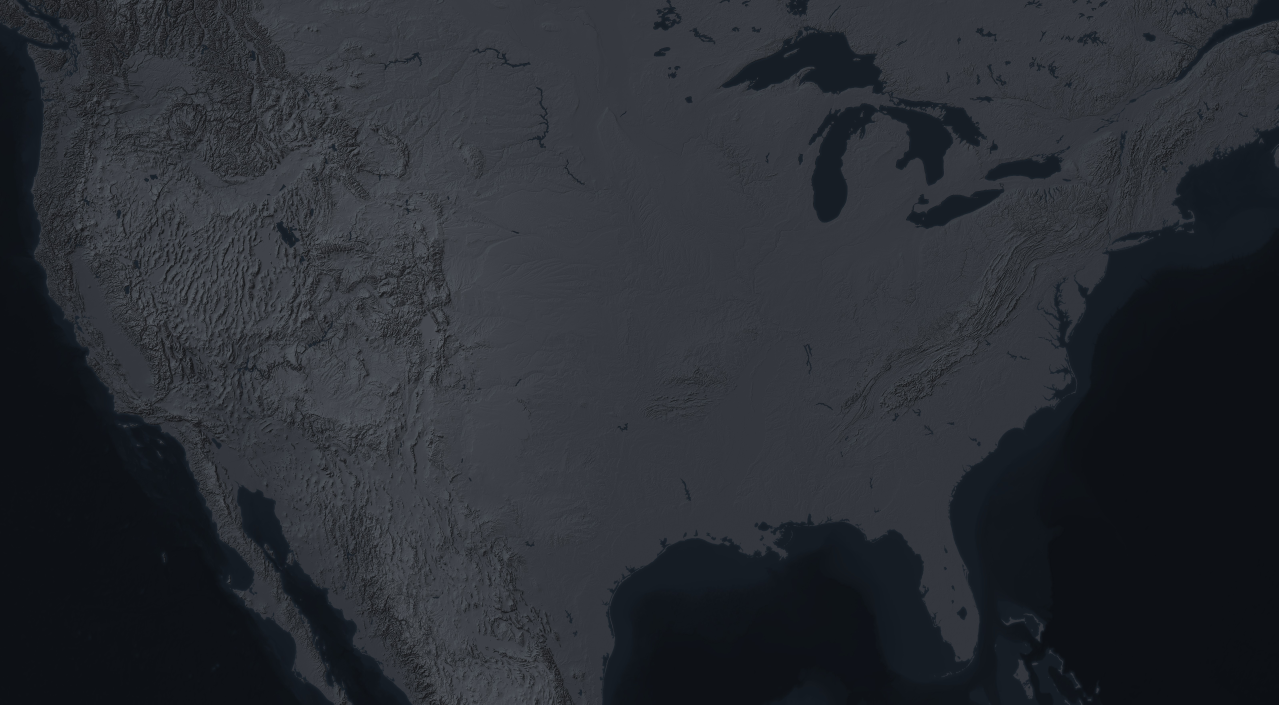
#> input picture assets/maps/kit/us_night.jpg, 6392 x 3524 px, found by its file name (shown at 1/5 size)
$ python nvs10_assets.py
#> lines starting #> are read from the running program, lines starting #| are printed output that depends on the picture
"""nvs10 derived assets: US night crop around Memphis + state/river overlay + Tennessee fill, Colossus aerial inset crop."""
import re
from PIL import Image
K = 'assets/maps/kit/'
OUT = 'assets/nvidia/nvs10/derived/'
X0, Y0, W, H = 2000, 600, 3600, 2500          # crop of us_night (6392x3524 px space)
Image.open(K + 'us_night.jpg').crop((X0, Y0, X0 + W, Y0 + H)).save(OUT + 'us_night_memphis.jpg', quality=88)
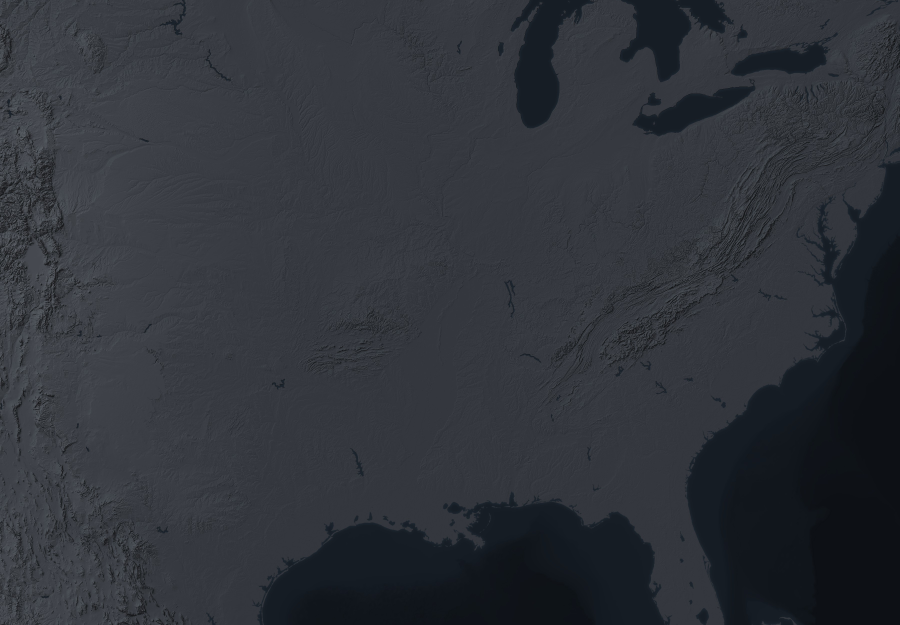
#> saved as us_night_memphis.jpg: PIL image 3600x2500 RGB (shown at 1/4 size); mean R, G, B 47.7, 51.2, 58
#> (the run stopped early here; a loop or call above may not have finished)

$ run again, with assets/maps/kit/aerial_asuncion_banco_central_z18.jpg copied over assets/maps/kit/us_night.jpg
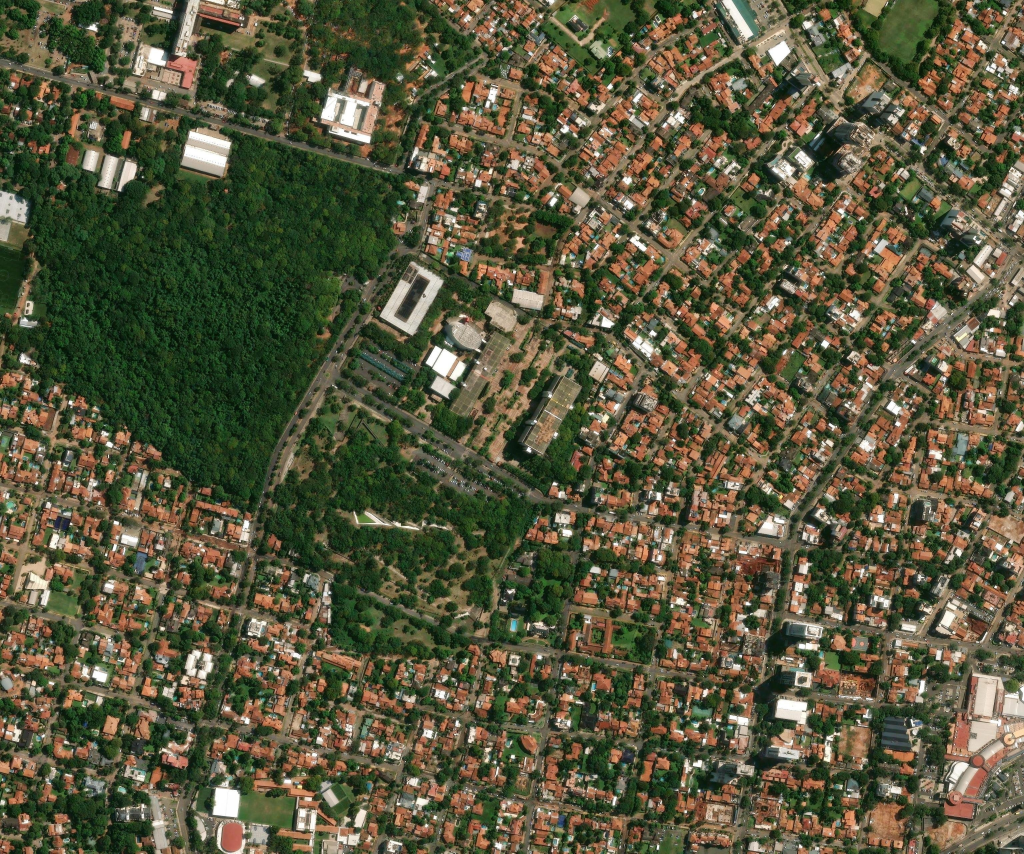
#> input picture assets/maps/kit/aerial_asuncion_banco_central_z18.jpg, 3072 x 2560 px, found by its file name (shown at 1/3 size)
#> `Image.open(K + 'us_night.jpg').crop((X0, Y0, X0 + W, Y0 + H)).save(OUT..`:
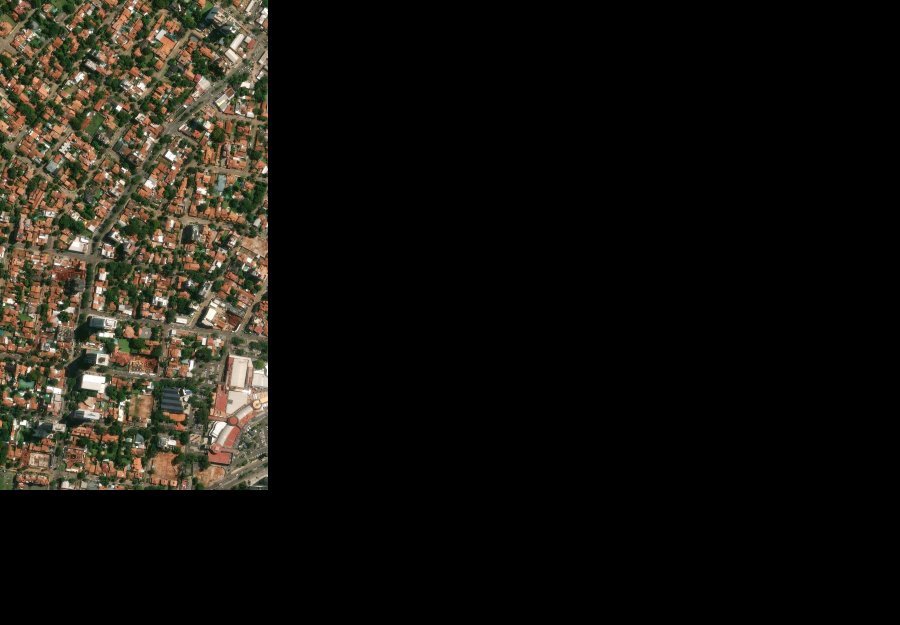
#> saved as us_night_memphis.jpg: PIL image 3600x2500 RGB (shown at 1/4 size); mean R, G, B 24.2, 21.9, 16.3

$ run again, with assets/maps/kit/aerial_asuncion_congress_z18.jpg copied over assets/maps/kit/us_night.jpg
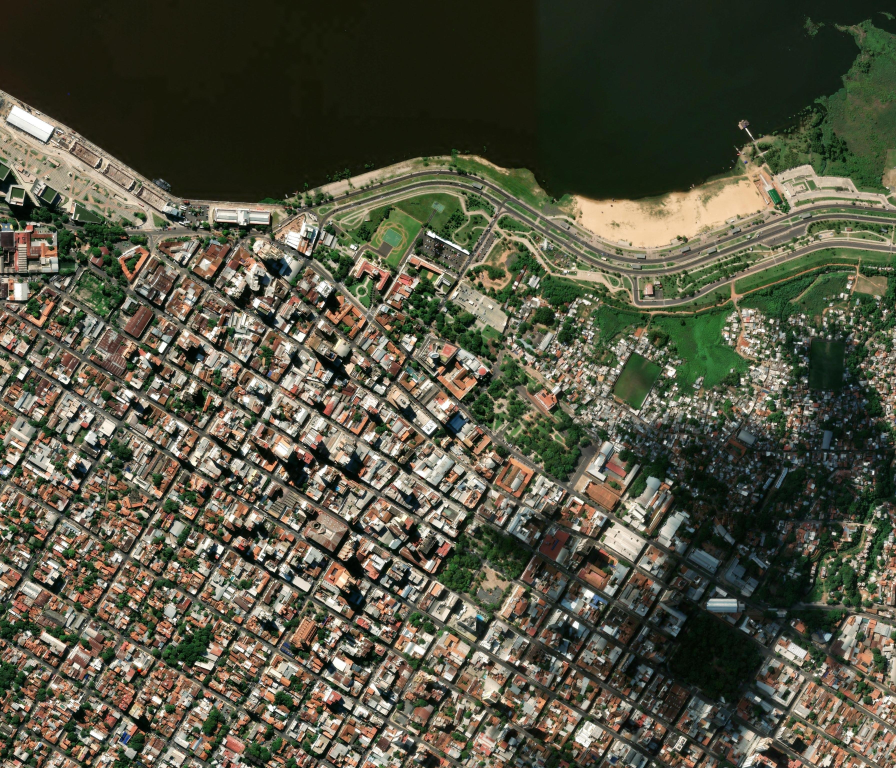
#> input picture assets/maps/kit/aerial_asuncion_congress_z18.jpg, 3584 x 3072 px, found by its file name (shown at 1/4 size)
#> `Image.open(K + 'us_night.jpg').crop((X0, Y0, X0 + W, Y0 + H)).save(OUT..`:
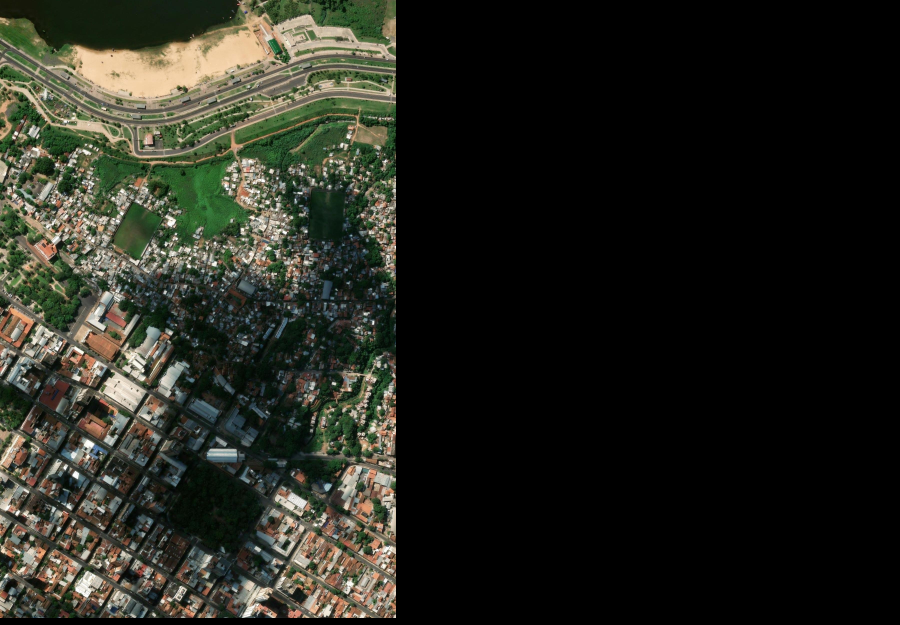
#> saved as us_night_memphis.jpg: PIL image 3600x2500 RGB (shown at 1/4 size); mean R, G, B 36.8, 38.1, 30.1
